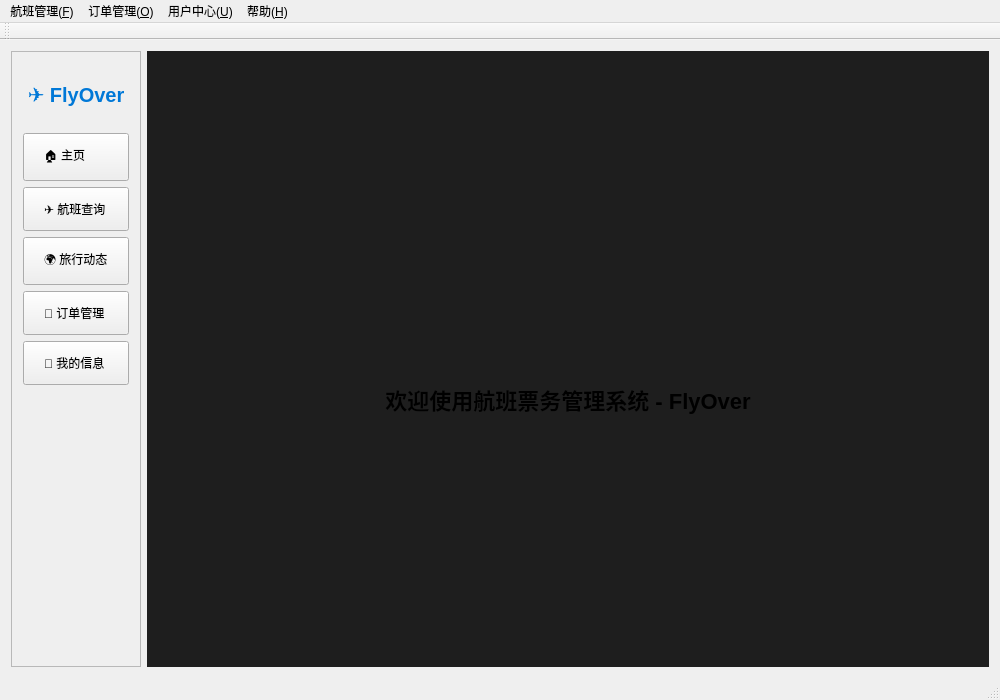
<?xml version="1.0" encoding="UTF-8"?>
<ui version="4.0">
 <class>MainWindow</class>
 <widget class="QMainWindow" name="MainWindow">
  <property name="geometry">
   <rect>
    <x>0</x>
    <y>0</y>
    <width>1000</width>
    <height>700</height>
   </rect>
  </property>
  <property name="windowTitle">
   <string>航班票务管理系统 - FlyOver</string>
  </property>
  <!-- 中央部件：左侧导航 + 右侧滑动页面容器 -->
  <widget class="QWidget" name="centralWidget">
   <layout class="QHBoxLayout" name="mainLayout">
    <item>
     <!-- 左侧导航栏 -->
     <widget class="QFrame" name="sideBar">
      <property name="frameShape">
       <enum>QFrame::Shape::StyledPanel</enum>
      </property>
      <property name="minimumWidth">
       <number>180</number>
      </property>
      <layout class="QVBoxLayout" name="sideLayout">
       <item>
        <widget class="QLabel" name="logoLabel">
         <property name="styleSheet">
          <string notr="true">font-size: 20px; font-weight: bold; color: #0078d7; margin: 20px 0;</string>
         </property>
         <property name="text">
          <string>✈️ FlyOver</string>
         </property>
         <property name="alignment">
          <set>Qt::AlignmentFlag::AlignCenter</set>
         </property>
        </widget>
       </item>
       <!-- 导航按钮（与滑动页面对应） -->
       <item>
        <widget class="QPushButton" name="btnHome">
         <property name="text">
          <string>🏠 主页</string>
         </property>
         <property name="styleSheet">
          <string notr="true">text-align: left; padding: 12px 20px;</string>
         </property>
        </widget>
       </item>
       <item>
        <widget class="QPushButton" name="btnFlightQuery">
         <property name="text">
          <string>✈️ 航班查询</string>
         </property>
         <property name="styleSheet">
          <string notr="true">text-align: left; padding: 12px 20px;</string>
         </property>
        </widget>
       </item>
       <item>
        <widget class="QPushButton" name="travelbutton">
         <property name="text">
          <string>🌍 旅行动态</string>
         </property>
         <property name="styleSheet">
          <string notr="true">text-align: left; padding: 12px 20px;</string>
         </property>
        </widget>
       </item>
       <item>
        <widget class="QPushButton" name="btnOrders">
         <property name="text">
          <string>🧾 订单管理</string>
         </property>
         <property name="styleSheet">
          <string notr="true">text-align: left; padding: 12px 20px;</string>
         </property>
        </widget>
       </item>
       <item>
        <widget class="QPushButton" name="btnProfile">
         <property name="text">
          <string>👤 我的信息</string>
         </property>
         <property name="styleSheet">
          <string notr="true">text-align: left; padding: 12px 20px;</string>
         </property>
        </widget>
       </item>
       <item>
        <spacer name="verticalSpacer">
         <property name="orientation">
          <enum>Qt::Orientation::Vertical</enum>
         </property>
         <property name="sizeHint" stdset="0">
          <size>
           <width>20</width>
           <height>40</height>
          </size>
         </property>
        </spacer>
       </item>
      </layout>
     </widget>
    </item>
    <item>
     <!-- 右侧滑动页面容器（QStackedWidget） -->
     <widget class="QStackedWidget" name="stackedWidget">
      <property name="styleSheet">
       <string notr="true">background-color: #1e1e1e;</string>
      </property>
      <!-- 页面 0：主页 -->
      <widget class="QWidget" name="pageHome">
       <layout class="QVBoxLayout" name="homeLayout">
        <item>
         <widget class="QLabel" name="labelWelcome">
          <property name="styleSheet">
           <string notr="true">font-size: 22px; font-weight: bold; margin-top: 80px;</string>
          </property>
          <property name="text">
           <string>欢迎使用航班票务管理系统 - FlyOver</string>
          </property>
          <property name="alignment">
           <set>Qt::AlignmentFlag::AlignCenter</set>
          </property>
         </widget>
        </item>
       </layout>
      </widget>
      <!-- 页面 1：航班查询（关联 FlightManager） -->
      <widget class="QWidget" name="pageFlights">
       <layout class="QVBoxLayout" name="flightsLayout">
        <!-- 此处将通过代码加载 FlightManager 控件 -->
       </layout>
      </widget>
      <!-- 页面 2：旅行动态 -->
      <widget class="QWidget" name="pageTravel">
       <layout class="QVBoxLayout" name="travelLayout">
        <item>
         <widget class="QLabel" name="labelTravel">
          <property name="text">
           <string>旅行动态页面</string>
          </property>
          <property name="alignment">
           <set>Qt::AlignmentFlag::AlignCenter</set>
          </property>
         </widget>
        </item>
       </layout>
      </widget>
      <!-- 页面 3：订单管理 -->
      <widget class="QWidget" name="pageOrders">
       <layout class="QVBoxLayout" name="ordersLayout">
        <item>
         <widget class="QLabel" name="labelOrders">
          <property name="text">
           <string>订单管理页面</string>
          </property>
          <property name="alignment">
           <set>Qt::AlignmentFlag::AlignCenter</set>
          </property>
         </widget>
        </item>
       </layout>
      </widget>
      <!-- 页面 4：我的信息 -->
      <widget class="QWidget" name="pageProfile">
       <layout class="QVBoxLayout" name="profileLayout">
        <item>
         <widget class="QLabel" name="labelProfile">
          <property name="text">
           <string>个人信息页面</string>
          </property>
          <property name="alignment">
           <set>Qt::AlignmentFlag::AlignCenter</set>
          </property>
         </widget>
        </item>
       </layout>
      </widget>
     </widget>
    </item>
   </layout>
  </widget>
  <!-- 菜单栏（保持不变） -->
  <widget class="QMenuBar" name="menuBar">
   <property name="geometry">
    <rect>
     <x>0</x>
     <y>0</y>
     <width>1000</width>
     <height>21</height>
    </rect>
   </property>
   <widget class="QMenu" name="menuFlights">
    <property name="title">
     <string>航班管理(&amp;F)</string>
    </property>
    <addaction name="actionFlightManager"/>
   </widget>
   <widget class="QMenu" name="menuOrders">
    <property name="title">
     <string>订单管理(&amp;O)</string>
    </property>
    <addaction name="actionViewOrders"/>
   </widget>
   <widget class="QMenu" name="menuUser">
    <property name="title">
     <string>用户中心(&amp;U)</string>
    </property>
    <addaction name="actionProfile"/>
    <addaction name="actionLogout"/>
   </widget>
   <widget class="QMenu" name="menuHelp">
    <property name="title">
     <string>帮助(&amp;H)</string>
    </property>
    <addaction name="actionAbout"/>
   </widget>
   <addaction name="menuFlights"/>
   <addaction name="menuOrders"/>
   <addaction name="menuUser"/>
   <addaction name="menuHelp"/>
  </widget>
  <widget class="QToolBar" name="mainToolBar">
   <attribute name="toolBarArea">
    <enum>TopToolBarArea</enum>
   </attribute>
   <attribute name="toolBarBreak">
    <bool>false</bool>
   </attribute>
  </widget>
  <widget class="QStatusBar" name="statusBar"/>
  <action name="actionFlightManager">
   <property name="text">
    <string>航班管理</string>
   </property>
  </action>
  <action name="actionManageFlights">
   <property name="text">
    <string>航班列表</string>
   </property>
  </action>
  <action name="actionViewOrders">
   <property name="text">
    <string>查看订单</string>
   </property>
  </action>
  <action name="actionProfile">
   <property name="text">
    <string>个人信息</string>
   </property>
  </action>
  <action name="actionLogout">
   <property name="text">
    <string>退出登录</string>
   </property>
  </action>
  <action name="actionAbout">
   <property name="text">
    <string>关于系统</string>
   </property>
  </action>
 </widget>
 <layoutdefault spacing="6" margin="11"/>
 <resources/>
 <connections/>
</ui>
